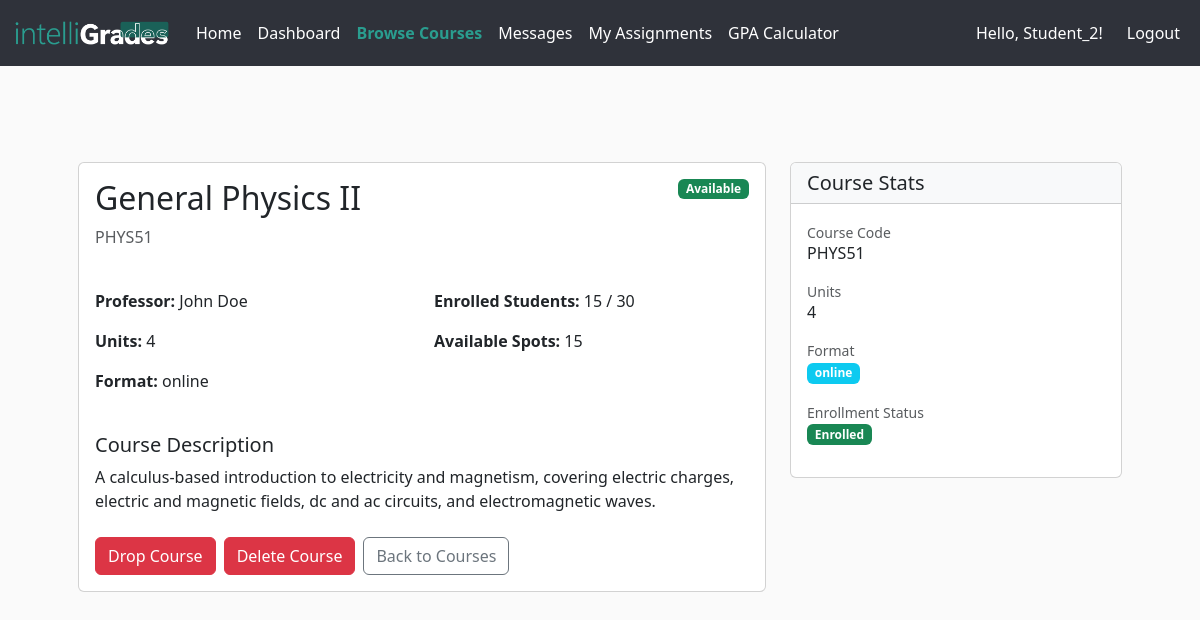
Page /courses/1 (signed in) on the committed database.
### app/models.py (models this page shows, shortened)
class Course(db.Model):
    __tablename__ = 'courses'
    id = db.Column(db.Integer, primary_key=True)
    code = db.Column(db.String(32), unique=True, nullable=False)
    title = db.Column(db.String(128), nullable=False)
    description = db.Column(db.Text)
    credits = db.Column(db.Integer, nullable=False)  # number of units/credits
    professor = db.Column(db.String(128), nullable=True)
    professor_id = db.Column(db.Integer, db.ForeignKey('users.id'), nullable=True)
    professor_user = db.relationship(
        'User',
        foreign_keys=[professor_id],
        backref='created_courses'
    )
    availability = db.Column(db.Boolean, default=True)
    format = db.Column(db.String(32), default='online')
    max_students = db.Column(db.Integer)
    created_at = db.Column(db.DateTime, default=datetime.utcnow)
    enrollments_rel = db.relationship(
        'Enrollment',
        backref='course',
        lazy='dynamic',
        cascade='all,delete-orphan'
    )
    assignments = db.relationship(
        'Assignment',
        back_populates='course',
        lazy='dynamic',
        cascade='all,delete-orphan'
    )
    announcements = db.relationship(
        'Announcement',
        back_populates='course',
        lazy='dynamic',
        cascade='all,delete-orphan'
    )
    def get_student_count(self):
        return self.enrollments_rel.count()

### app/courses/routes.py (the view)
@courses_bp.route('/<int:course_id>')
def course_detail(course_id):
    course = Course.query.get_or_404(course_id)
    is_enrolled = False
    if current_user.is_authenticated:
        is_enrolled = current_user.is_enrolled_in(course)
    enrolled_count = course.get_student_count()
    available_spots = None
    if course.max_students:
        available_spots = course.max_students - enrolled_count
    return render_template('courses/course_detail.html', course=course, is_enrolled=is_enrolled, enrolled_count=enrolled_count, available_spots=available_spots)

### app/__init__.py (called while the page is built)
@login_manager.user_loader
def load_user(user_id):
    return User.query.get(int(user_id))

### app/models.py (called while the page is built)
    @property
    def is_student(self):
        return self.role == self.ROLE_STUDENT

    @property
    def is_professor(self):
        return self.role == self.ROLE_PROFESSOR

    @property
    def is_admin(self):
        return self.role == self.ROLE_ADMIN

    def is_enrolled_in(self, course):
        from app.models import Enrollment
        return Enrollment.query.filter_by(
            user_id=self.id,
            course_id=course.id
        ).first() is not None

### app/courses/templates/courses/course_detail.html (shortened to what this page needs)
{% extends "base.html" %} {% block body %}
<div class="container mt-5">
  <div class="row">
    <div class="col-lg-8">
      <div class="card mb-4">
        <div class="card-body">
          <div class="d-flex justify-content-between align-items-start mb-4">
            <div>
              <h2 class="card-title">{{ course.title }}</h2>
              <p class="text-muted">{{ course.code }}</p>
            </div>
            {% if course.availability %}
            <span class="badge bg-success">Available</span>
            {% else %}
            <span class="badge bg-danger">Closed</span>
            {% endif %}
          </div>
          <div class="row mb-4">
            <div class="col-md-6">
              <p><strong>Professor:</strong> {{ course.professor }}</p>
              <p><strong>Units:</strong> {{ course.credits }}</p>
              <p><strong>Format:</strong> {{ course.format }}</p>
            </div>
            <div class="col-md-6">
              <p>
                <strong>Enrolled Students:</strong> {{ enrolled_count }} {% if
                course.max_students %} / {{ course.max_students }} {% endif %}
              </p>
              {% if available_spots %}
              <p><strong>Available Spots:</strong> {{ available_spots }}</p>
              {% endif %}
            </div>
          </div>
          <div class="mb-4">
            <h5>Course Description</h5>
            <p>{{ course.description or 'No description available.' }}</p>
          </div>
          <div class="d-flex gap-2">
            {% if current_user.is_authenticated and (course.professor_id ==
            current_user.id or current_user.is_admin) %}
            <a
              href="{{ url_for('courses.update_course', course_id=course.id) }}"
              class="btn btn-secondary"
            >
              Update Course</a
            >
            {% elif is_enrolled %}
            <form
              method="POST"
              action="{{ url_for('courses.drop_course', course_id=course.id) }}"
              style="display: inline"
            >
              <button
                type="submit"
                class="btn btn-danger"
                onclick="return confirm('Are you sure you want to drop this course?')"
              >
                Drop Course
              </button>
            </form>
            {% elif not current_user.is_authenticated and course.availability %}
            <a href="{{ url_for('auth.login') }}" class="btn btn-primary">
              Login to Enroll
            </a>
            {% elif not course.availability %}
            <button type="button" class="btn btn-secondary" disabled>
              Course Not Available
            </button>
            {% endif %}
            <form
              method="POST"
              action="{{ url_for('courses.delete_course', course_id=course.id) }}"
              style="display: inline"
            >
              <button
                type="submit"
                class="btn btn-danger"
                onclick="return confirm('Are you sure you want to delete this course?')"
              >
                Delete Course
              </button>
            </form>
            <a
              href="{{ url_for('courses.courses_list') }}"
              class="btn btn-outline-secondary"
            >
              Back to Courses
            </a>
          </div>
        </div>
      </div>
    </div>
    <div class="col-lg-4">
      <div class="card mb-4">
        <div class="card-header bg-light">
          <h5 class="mb-0">Course Stats</h5>
        </div>
        <div class="card-body">
          <div class="mb-3">
            <label class="text-muted small">Course Code</label>
            <p class="h6">{{ course.code }}</p>
          </div>
          <div class="mb-3">
            <label class="text-muted small">Units</label>
            <p class="h6">{{ course.credits }}</p>
          </div>
          <div class="mb-3">
            <label class="text-muted small">Format</label>
            <p class="h6">
              <span class="badge bg-info">{{ course.format }}</span>
            </p>
          </div>
          <div class="mb-3">
            <label class="text-muted small">Enrollment Status</label>
            <p class="h6">
              {% if is_enrolled and current_user.is_authenticated %}
              <span class="badge bg-success">Enrolled</span>
              {% else %}
              <span class="badge bg-secondary">Not Enrolled</span>
              {% endif %}
            </p>
          </div>
        </div>
      </div>
    </div>
  </div>
</div>
{% endblock %}

### app/static/styles.css (style rules this page uses)
body, #whatifTable thead tr, #whatifTable td, #whatifTable th { background-color: #fafafa; }

### rows in the picture
Course: title "General Physics II", code "PHYS51", professor "John Doe", credits "4", format "online", max_students "30", description "A calculus-based introduction to electricity and magnetism, covering electric charges, electric and magnetic fields, dc and ac circuits, and electromagnetic waves."

### other values in the picture
{{ username }} "Student_2"
{{ enrolled_count }} "15"
{{ available_spots }} "15"
